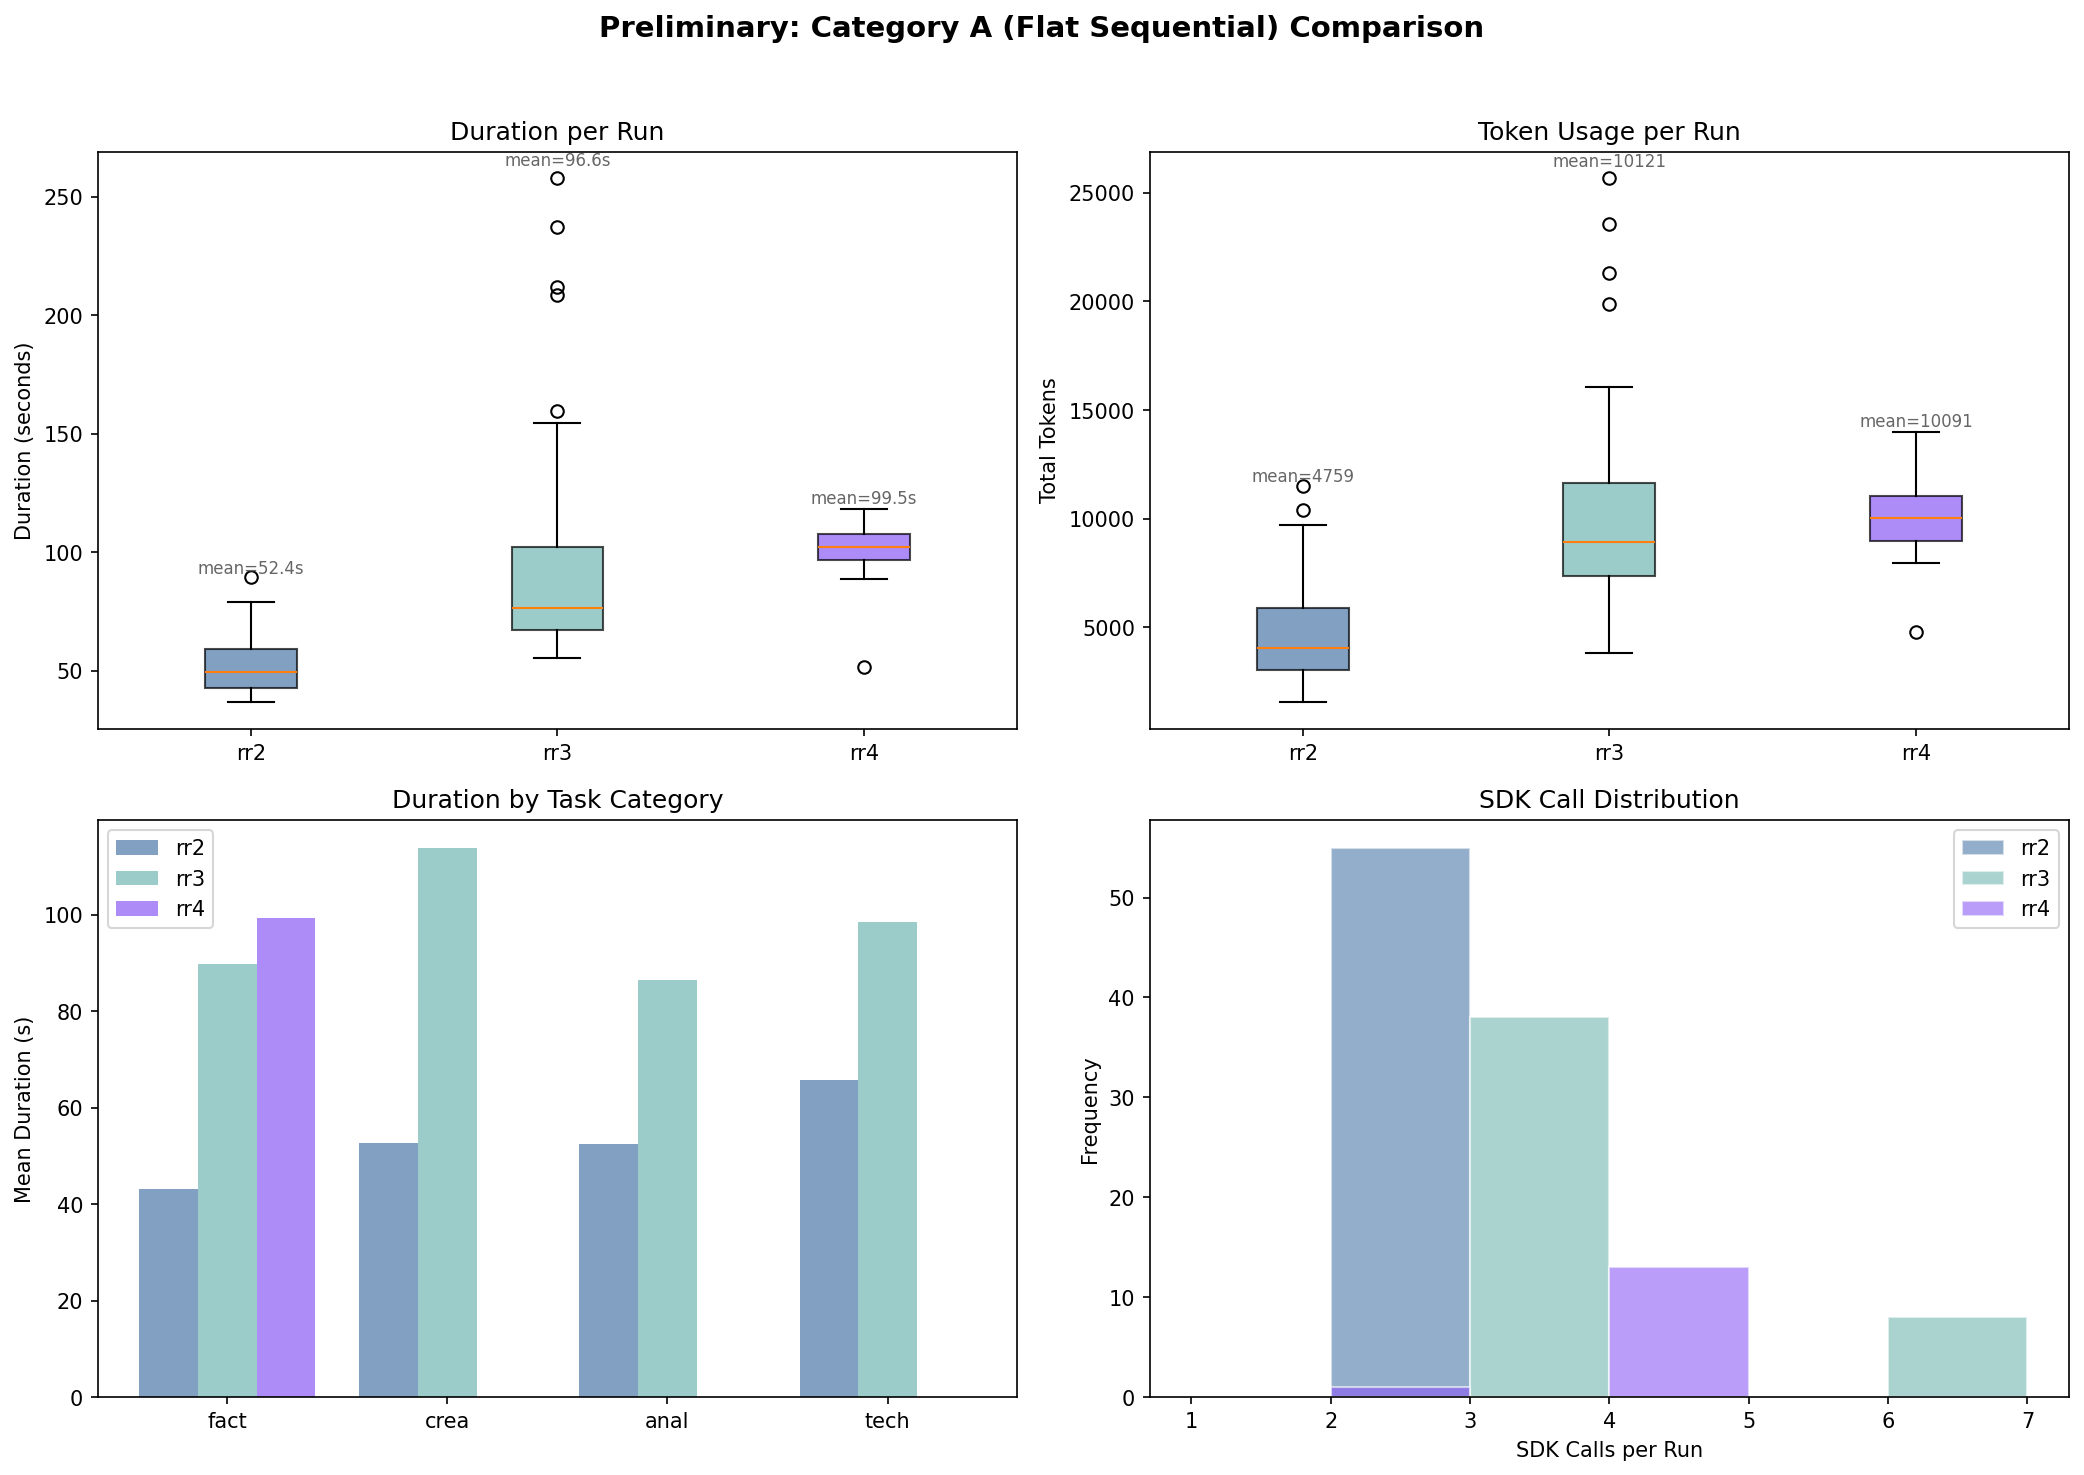

The script that saved this image:
"""
Preliminary Figure: Category A (rr2 vs rr3) comparison
Uses log-parsed data before formal CSV is available.

Output: figures/fig_preliminary_catA.png
"""

import sys
import io

sys.stdout = io.TextIOWrapper(sys.stdout.buffer, encoding='utf-8')

import matplotlib.pyplot as plt
import numpy as np
import csv
from pathlib import Path
from collections import defaultdict

RESULTS_DIR = Path(r'D:\Data\25_ACE\AG\AG-Research\results\exp01')
FIGURES_DIR = Path(r'D:\Data\25_ACE\AG\AG-Research\figures')

COLORS = {
    'rr2': '#4C78A8',
    'rr3': '#72B7B2',
    'rr4': '#8B5CF6',  # Purple for later
}


def load_preliminary_data():
    """Load from preliminary CSV."""
    csv_path = RESULTS_DIR / 'preliminary_catA.csv'
    if not csv_path.exists():
        print(f"No data at {csv_path}")
        return []

    runs = []
    with open(csv_path, 'r', encoding='utf-8') as f:
        reader = csv.DictReader(f)
        for row in reader:
            row['total_duration'] = float(row['total_duration'])
            row['total_tokens_in'] = int(row['total_tokens_in'])
            row['total_tokens_out'] = int(row['total_tokens_out'])
            row['total_tokens'] = int(row['total_tokens'])
            row['sdk_calls'] = int(row['sdk_calls'])
            row['error'] = row['error'] == 'True'
            runs.append(row)
    return runs


def plot_catA_comparison(runs):
    """Create 2x2 comparison plot for rr2 vs rr3."""
    fig, axes = plt.subplots(2, 2, figsize=(14, 10))

    by_pattern = defaultdict(list)
    for r in runs:
        if not r['error']:
            by_pattern[r['pattern']].append(r)
    # Include patterns with at least 5 data points
    patterns = [p for p in ['rr2', 'rr3', 'rr4'] if len(by_pattern[p]) >= 5]
    if not patterns:
        print("Not enough data")
        return

    # 1. Duration by pattern
    ax = axes[0, 0]
    data = [[r['total_duration'] for r in by_pattern[p]] for p in patterns]
    bp = ax.boxplot(data, tick_labels=patterns, patch_artist=True)
    for i, patch in enumerate(bp['boxes']):
        patch.set_facecolor(COLORS[patterns[i]])
        patch.set_alpha(0.7)
    ax.set_ylabel('Duration (seconds)')
    ax.set_title('Duration per Run')
    # Add means
    for i, d in enumerate(data):
        ax.text(i + 1, max(d) * 1.02, f'mean={np.mean(d):.1f}s',
                ha='center', fontsize=8, color='#666')

    # 2. Total tokens by pattern
    ax = axes[0, 1]
    data = [[r['total_tokens'] for r in by_pattern[p]] for p in patterns]
    bp = ax.boxplot(data, tick_labels=patterns, patch_artist=True)
    for i, patch in enumerate(bp['boxes']):
        patch.set_facecolor(COLORS[patterns[i]])
        patch.set_alpha(0.7)
    ax.set_ylabel('Total Tokens')
    ax.set_title('Token Usage per Run')
    for i, d in enumerate(data):
        ax.text(i + 1, max(d) * 1.02, f'mean={np.mean(d):.0f}',
                ha='center', fontsize=8, color='#666')

    # 3. Duration by task category
    ax = axes[1, 0]
    task_cats = ['fact', 'crea', 'anal', 'tech']
    x = np.arange(len(task_cats))
    n_pat = len(patterns)
    width = 0.8 / n_pat
    for i, pattern in enumerate(patterns):
        means = []
        for tc in task_cats:
            tc_runs = [r for r in by_pattern[pattern] if r['task_id'].startswith(tc)]
            means.append(np.mean([r['total_duration'] for r in tc_runs]) if tc_runs else 0)
        ax.bar(x + (i - n_pat/2 + 0.5) * width, means, width, label=pattern,
               color=COLORS[pattern], alpha=0.7)
    ax.set_xticks(x)
    ax.set_xticklabels(task_cats)
    ax.set_ylabel('Mean Duration (s)')
    ax.set_title('Duration by Task Category')
    ax.legend()

    # 4. SDK calls distribution
    ax = axes[1, 1]
    for pattern in patterns:
        calls = [r['sdk_calls'] for r in by_pattern[pattern]]
        ax.hist(calls, bins=range(1, max(calls) + 2), alpha=0.6,
                label=pattern, color=COLORS[pattern], edgecolor='white')
    ax.set_xlabel('SDK Calls per Run')
    ax.set_ylabel('Frequency')
    ax.set_title('SDK Call Distribution')
    ax.legend()

    fig.suptitle('Preliminary: Category A (Flat Sequential) Comparison',
                 fontsize=14, fontweight='bold')
    plt.tight_layout(rect=[0, 0, 1, 0.96])

    output_path = FIGURES_DIR / 'fig_preliminary_catA.png'
    plt.savefig(output_path, dpi=150, bbox_inches='tight',
                facecolor='white', edgecolor='none')
    print(f"[OK] Saved: {output_path}")
    plt.close()


if __name__ == '__main__':
    runs = load_preliminary_data()
    if runs:
        plot_catA_comparison(runs)
        print(f"\n[OK] Plotted {len(runs)} runs")
    else:
        print("No data available")
